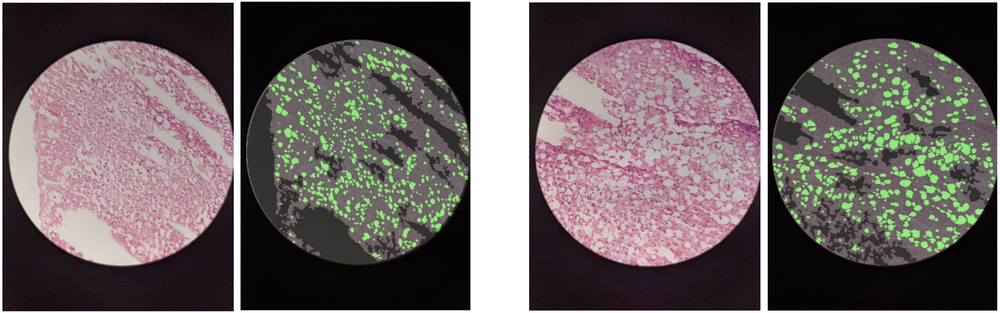
#> input picture example_segmentations.png, 1000 x 313 px, shrunk from 2058 x 644 before the run
$ python -i frozen_only.py   (imports and definitions only)
#> lines starting #> are read from the running program, lines starting #| are printed output that depends on the picture
import cv2
import math
import numpy as np

# [54 lines left out: functions _select_liver_tissue_white_areas, _find_significant_contour, _salt_pepper_noise, not called in this run]

def _make_liver_tissue_mask(image_path):
    image_vec = cv2.imread(image_path, 1)
    g_blurred = cv2.GaussianBlur(image_vec, (5, 5), 0)
    blurred_float = g_blurred.astype(np.float32) / 255.0
    edgeDetector = cv2.ximgproc.createStructuredEdgeDetection('edge_detection_model.yml') # TODO: Add file to directory
    edges = edgeDetector.detectEdges(blurred_float) * 255.0

    edges_ = np.asarray(edges, np.uint8)
    _salt_pepper_noise(edges_)

    contour = _find_significant_contour(edges_)
    # Draw the contour on the original image
    contourImg = np.copy(image_vec)
    cv2.drawContours(contourImg, [contour], 0, (0, 255, 0), 2, cv2.LINE_AA, maxLevel=1)

    # TODO: Are trimap and trimap_print necessary?
    mask = np.zeros_like(edges_)
    cv2.fillPoly(mask, [contour], 255)
    # calculate sure foreground area by dilating the mask
    mapFg = cv2.erode(mask, np.ones((5, 5), np.uint8), iterations=10)
    # mark initial mask as "probably background"
    # and mapFg as sure foreground
    trimap = np.copy(mask)
    trimap[mask == 0] = cv2.GC_BGD
    trimap[mask == 255] = cv2.GC_PR_BGD
    trimap[mapFg == 255] = cv2.GC_FGD
    # visualize trimap
    trimap_print = np.copy(trimap)
    trimap_print[trimap_print == cv2.GC_PR_BGD] = 0 # buffer, probably background
    trimap_print[trimap_print == cv2.GC_FGD] = 255
    # Get only part of cropped image with liver tissue
    mask = trimap_print
    _, mask = cv2.threshold(mask, thresh=180, maxval=255, type=cv2.THRESH_BINARY)
    return mask

def _local_max(l):
    return [(i, y) for i, y in enumerate(l)
            if (((i == 0) or (l[i - 1] <= y)) and ((i == len(l) - 1) or (y > l[i+1]))) or
               (((i == 0) or (l[i - 1] < y)) and ((i == len(l) - 1) or (y >= l[i+1])))]

def _moving_average(x, w):
    return np.convolve(x, np.ones(w), 'valid') / w

def _get_moving_average_histogram(image_path, w):
    img = cv2.imread(image_path, 1)
    color = ('b','g') # TODO: Pass in as param, DRY
    mov_average_per_color = dict()
    for i, col in enumerate(color):
        histr = cv2.calcHist([img],[i],None,[256],[0,256]).flatten()
        mov_average = _moving_average(histr, w)
        mov_average_per_color[col] = mov_average
    return mov_average_per_color

def _find_peaks(image_path, two_peak=False): # TODO: Change two_peak to required param
#> called with image_path = 'example_segmentations.png', two_peak = True
    img = cv2.imread(image_path, 1)
#> img is the input picture: shape (313, 1000, 3); mean B, G, R 94.4, 94.1, 104.1
    color = ('b','g')
    color_to_peaks = dict()
    mov_average_per_color = _get_moving_average_histogram(image_path, 4)
#> after the loop in _get_moving_average_histogram, `for i, col in enumerate(color):`: mov_average_per_color = 2 items
#> mov_average_per_color = 2 items
    for i, col in enumerate(color):
        mov_average = mov_average_per_color[col]
        histr_local_max = _local_max(mov_average)
        histr_local_max = [(val, height) for val, height in histr_local_max if 75 < val < 255]
        histr_local_max.sort(key=lambda x:x[1], reverse=True)

        two_peaks = []
        if two_peak:
            two_peaks.append(histr_local_max[0])
            for i, tup in enumerate(histr_local_max, start=1):
                val, height = tup
                if abs(val - two_peaks[-1][0]) > 10:
                    two_peaks.append(tup)
                    break
            color_to_peaks[col] = [two_peaks[0][0], two_peaks[1][0]] # Add peak val, not height
#> after the loop, color_to_peaks = {'b': [252, 99], 'g': [252, 95]}
    return color_to_peaks

def find_white_areas_in_liver_tissue(image_path):
    color_to_peaks = _find_peaks(image_path, two_peak=True)
#> color_to_peaks = {'b': [252, 99], 'g': [252, 95]}
    min_peaks = []
    max_peaks = []
    color = ('b','g')
    for i, col in enumerate(color):
        min_peaks.append(min(color_to_peaks[col]))
        max_peaks.append(max(color_to_peaks[col]))
#> after the loop, max_peaks = [252, 252]; min_peaks = [99, 95]

    buffer = 5
    green_thresh = min(170, 0.5*min_peaks[1] + 0.5*max_peaks[1] - buffer)
#> green_thresh = 168.5
    blue_thresh = min(170, 0.5*min_peaks[0] + 0.5*max_peaks[0] - buffer)
#> blue_thresh = 170
    liver_mask = _make_liver_tissue_mask(image_path)
#> in _make_liver_tissue_mask, `g_blurred = cv2.GaussianBlur(image_vec, (5, 5), 0)`:
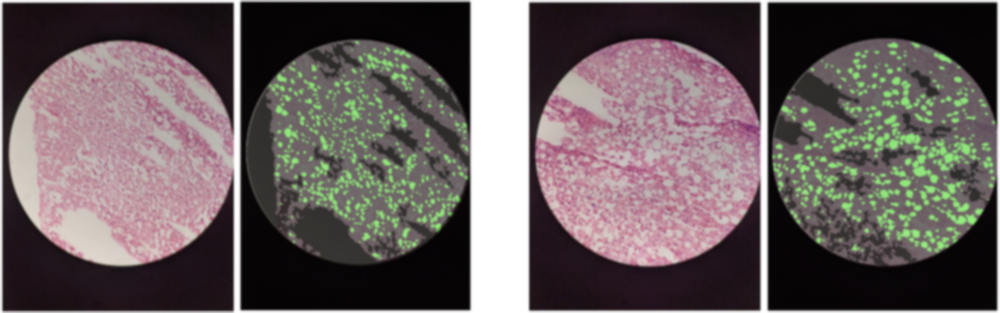
#> g_blurred: shape (313, 1000, 3); mean B, G, R 94.3, 94, 104.1
    white_areas_in_liver_tissue = _select_liver_tissue_white_areas(image_path, green=green_thresh, blue=blue_thresh, red=0, liver_tissue_mask=liver_mask)
    white_areas_in_liver_tissue = white_areas_in_liver_tissue.astype(np.int64)
    return white_areas_in_liver_tissue

# Assign number between 0 (most likely non-fat) and 1 (most likely fat) for
# probability that island is fat. Input is list of lists of pixels for each island
# [52 lines left out: function get_fat_score_for_watershed_image, not called in this run]

#> (the run stopped early here; a loop or call above may not have finished)
